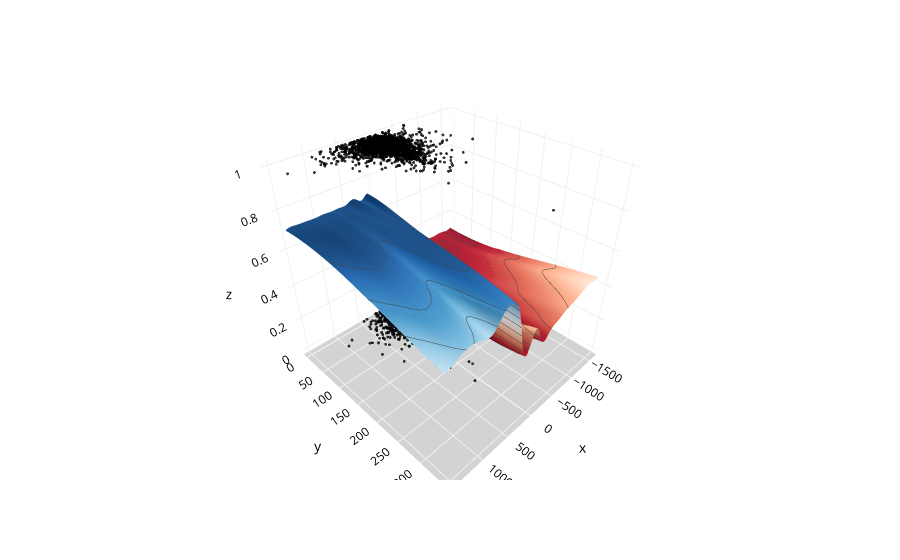

Here is the notebook cell this chart was saved with:
### Markdown cell above
You can ignore sklearn warning as it does not affec the model or visualization

### Code cell
Plot_3D(X, X_test, y_test, clf)

### Figure 1 — Plotly figure (JSON) as saved in the notebook; plotly's stock layout.template omitted (floating-point values rounded to 4 significant figures; data arrays with more than 128 entries replaced by an {"elided": "..."} marker saying what was removed)
{"data": [{"hovertemplate": "x=%{x}<br>y=%{y}<br>z=%{z}<extra></extra>", "legendgroup": "", "marker": {"color": "black", "opacity": 0.8, "size": 1, "symbol": "circle"}, "mode": "markers", "name": "", "scene": "scene", "showlegend": false, "type": "scatter3d", "x": {"elided": "4012 int values"}, "y": {"elided": "4012 int values"}, "z": {"elided": "4012 int values"}}, {"colorscale": [[0, "rgb(103,0,31)"], [0.1, "rgb(178,24,43)"], [0.2, "rgb(214,96,77)"], [0.3, "rgb(244,165,130)"], [0.4, "rgb(253,219,199)"], [0.5, "rgb(247,247,247)"], [0.6, "rgb(209,229,240)"], [0.7, "rgb(146,197,222)"], [0.8, "rgb(67,147,195)"], [0.9, "rgb(33,102,172)"], [1, "rgb(5,48,97)"]], "contours": {"z": {"end": 0.8, "show": true, "size": 0.05, "start": 0.2}}, "name": "SVM Prediction", "showscale": false, "type": "surface", "x": {"elided": "311 int values"}, "y": [0, 10, 20, 30, 40, 50, 60, 70, 80, 90, 100, 110, 120, 130, 140, 150, 160, 170, 180, 190, 200, 210, 220, 230, 240, 250, 260, 270, 280, 290, 300, 310, 320, 330, 340], "z": {"elided": "35x311 float values"}}], "layout": {"legend": {"tracegroupgap": 0}, "margin": {"t": 60}, "paper_bgcolor": "white", "scene": {"domain": {"x": [0, 1], "y": [0, 1]}, "xaxis": {"backgroundcolor": "white", "color": "black", "gridcolor": "#f0f0f0", "title": {"text": "x"}}, "yaxis": {"backgroundcolor": "white", "color": "black", "gridcolor": "#f0f0f0", "title": {"text": "y"}}, "zaxis": {"backgroundcolor": "lightgrey", "color": "black", "gridcolor": "#f0f0f0", "title": {"text": "z"}}}}}
